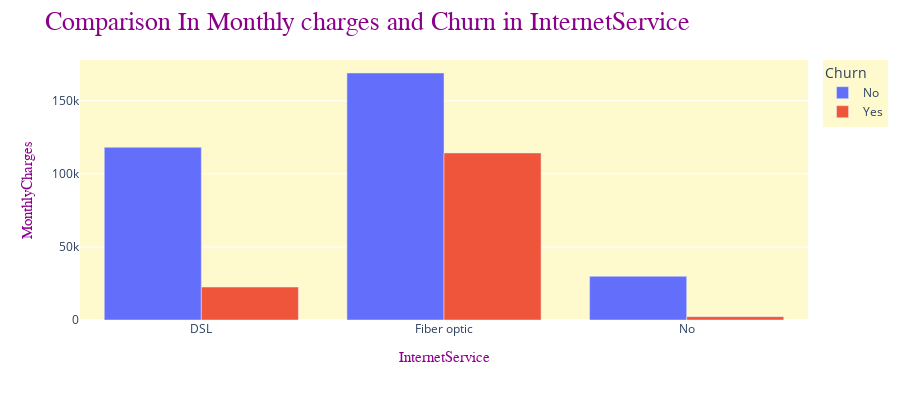

Here is the notebook cell this chart was saved with:
### Code cell
fig = px.bar(df_2, x='InternetService', y='MonthlyCharges', barmode = "group",
             hover_data=['InternetService', 'Churn'], color='Churn', height=400)

fig.update_layout(legend = dict(bgcolor = "LemonChiffon", orientation = "v"), 
                  plot_bgcolor = "LemonChiffon")
fig.update_layout(title = dict(text =  'Comparison In Monthly charges and Churn in InternetService ',
                              
                                  font = dict(family = "Balto", color = "DarkMagenta", size = 26)))
fig.update_xaxes(title_text= "InternetService", 
                 title_font_family= "Arial", 
                 title_font_size = 15,
                 title_font_color = "DarkMagenta")#, )
fig.update_yaxes(title_text= "MonthlyCharges",  
                 title_font_family= "Arial", 
                 title_font_size = 15,
                 title_font_color = "DarkMagenta")

fig.show()

### Figure 1 — Plotly figure (JSON) as saved in the notebook; plotly's stock layout.template omitted (floating-point values rounded to 4 significant figures)
{"data": [{"alignmentgroup": "True", "customdata": [["No"], ["No"], ["No"]], "hovertemplate": "Churn=%{customdata[0]}<br>InternetService=%{x}<br>MonthlyCharges=%{y}<extra></extra>", "legendgroup": "No", "marker": {"color": "#636efa", "pattern": {"shape": ""}}, "name": "No", "offsetgroup": "No", "orientation": "v", "showlegend": true, "textposition": "auto", "type": "bar", "x": ["DSL", "Fiber optic", "No"], "xaxis": "x", "y": [118100.0, 169000.0, 29870.0], "yaxis": "y"}, {"alignmentgroup": "True", "customdata": [["Yes"], ["Yes"], ["Yes"]], "hovertemplate": "Churn=%{customdata[0]}<br>InternetService=%{x}<br>MonthlyCharges=%{y}<extra></extra>", "legendgroup": "Yes", "marker": {"color": "#EF553B", "pattern": {"shape": ""}}, "name": "Yes", "offsetgroup": "Yes", "orientation": "v", "showlegend": true, "textposition": "auto", "type": "bar", "x": ["DSL", "Fiber optic", "No"], "xaxis": "x", "y": [22530.0, 114300.0, 2302.0], "yaxis": "y"}], "layout": {"barmode": "group", "height": 400, "legend": {"bgcolor": "LemonChiffon", "orientation": "v", "title": {"text": "Churn"}, "tracegroupgap": 0}, "margin": {"t": 60}, "plot_bgcolor": "LemonChiffon", "title": {"font": {"color": "DarkMagenta", "family": "Balto", "size": 26}, "text": "Comparison In Monthly charges and Churn in InternetService "}, "xaxis": {"anchor": "y", "domain": [0, 1], "title": {"font": {"color": "DarkMagenta", "family": "Arial", "size": 15}, "text": "InternetService"}}, "yaxis": {"anchor": "x", "domain": [0, 1], "title": {"font": {"color": "DarkMagenta", "family": "Arial", "size": 15}, "text": "MonthlyCharges"}}}}
